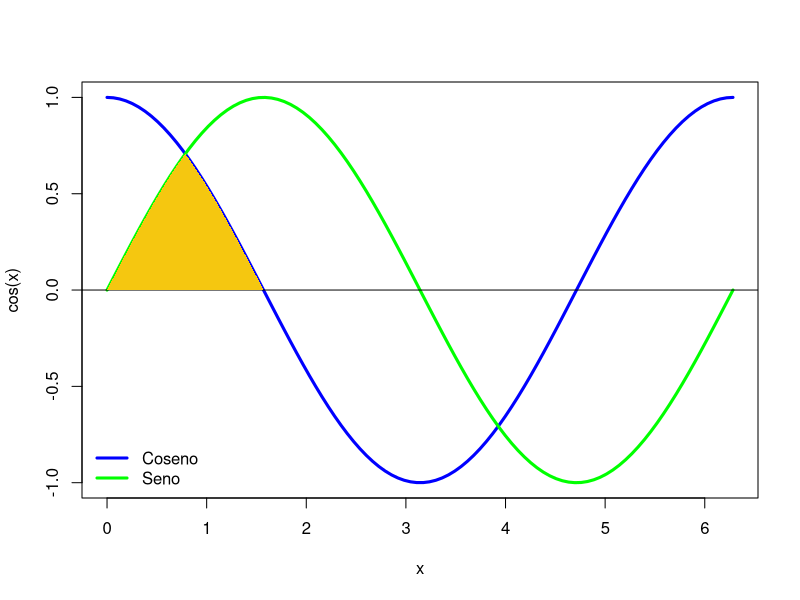

Write R code to recreate this figure. (Note: this script raises an error after producing the figure.)
trapecios=10
x=seq(0,2*pi,length=100)
plot(x,cos(x),type="l",col="blue",lwd=3)
lines(x,sin(x),col="green",lwd=3)
abline (h=0.0,col="black")
legend("bottomleft",col=c("blue","green"),legend =c("Coseno","Seno"), lwd=3, bty = "n")

areaSeno<-function(x1){
    return(sin(x1))
  
}

areaCoseno<-function(x2){
  return(cos(x2))
  
}

x1=seq(0,pi/4,length=100)
x2=seq(pi/4,pi/2,length=100)

polygon(c(x1,x2),c(areaSeno(x1),areaCoseno(x2)),border=NA,col=col2rgb("yellow",0.5))

contador=0
amplitud=90/10
arr=c()
sum=0
var=1

x=seq(0 , 10, 0.1)
ysen=c()
for(i in 1:length(x)){
  ysen[i]=sin(x[i])
}


seg <- seq.int(0, 10, length.out = 12)
segcos <- seq.int(0, 10, length.out = 12)

fx <- vector(length = length(seg))
for (i in 1:length(seg)) {
  fx[i] <- f3(seg[i])
}
fxcos <- vector(length = length(segcos))

for (i in 1:length(segcos)) {
  fxcos[i] <- f4(segcos[i])
}

for(i in 1:trapecios){
  if(i==trapecios){
    arr[i]=ysen[i*amplitud]
  }else{
    arr[i]=abs(ysen[i*amplitud])+abs(ysen[(i+1)*amplitud])
  }
  contador=((arr[i]/2)*amplitud)*0.07
  if(i==1){
    print (contador)
    cat("la suma de las areas son ",contador)
    
  }
  sum=(sum+contador)
  
}



